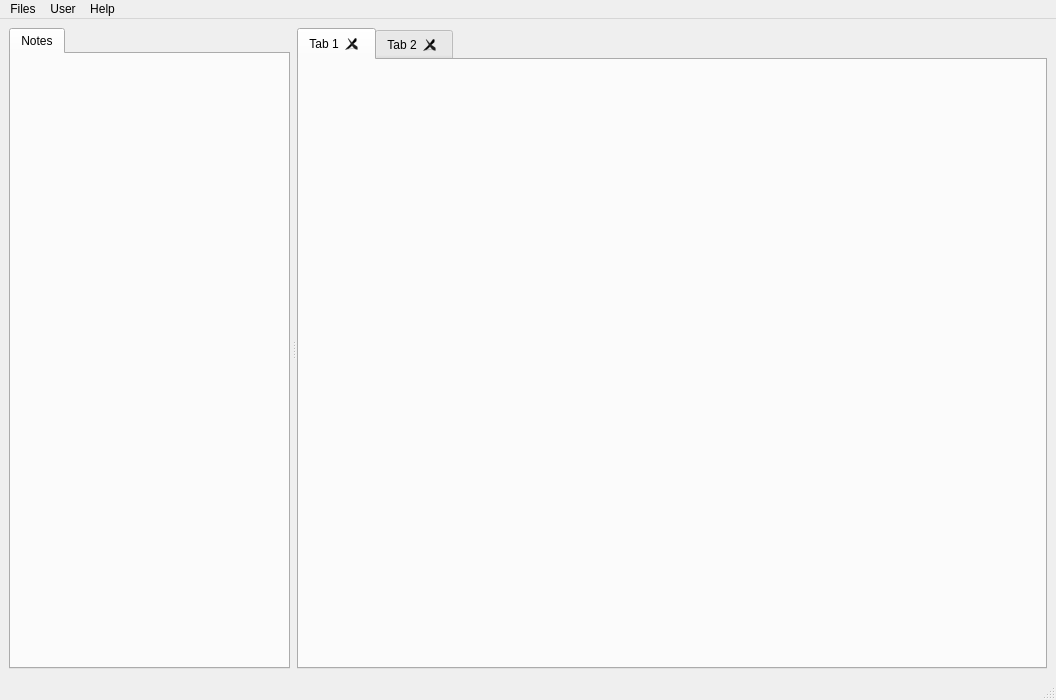
<?xml version="1.0" encoding="UTF-8"?>
<ui version="4.0">
 <class>MainWindow</class>
 <widget class="QMainWindow" name="MainWindow">
  <property name="geometry">
   <rect>
    <x>0</x>
    <y>0</y>
    <width>1056</width>
    <height>700</height>
   </rect>
  </property>
  <property name="windowTitle">
   <string>PDM Notes</string>
  </property>
  <property name="documentMode">
   <bool>false</bool>
  </property>
  <widget class="QWidget" name="centralwidget">
   <layout class="QVBoxLayout" name="verticalLayout">
    <item>
     <widget class="QSplitter" name="splitter">
      <property name="orientation">
       <enum>Qt::Horizontal</enum>
      </property>
      <property name="opaqueResize">
       <bool>true</bool>
      </property>
      <property name="handleWidth">
       <number>7</number>
      </property>
      <widget class="QTabWidget" name="tabWidget_2">
       <property name="accessibleName">
        <string>notes</string>
       </property>
       <property name="currentIndex">
        <number>0</number>
       </property>
       <property name="tabsClosable">
        <bool>false</bool>
       </property>
       <property name="movable">
        <bool>true</bool>
       </property>
       <widget class="QWidget" name="notesListTab">
        <attribute name="title">
         <string>Notes</string>
        </attribute>
       </widget>
      </widget>
      <widget class="QTabWidget" name="tabWidget">
       <property name="tabsClosable">
        <bool>true</bool>
       </property>
       <property name="movable">
        <bool>true</bool>
       </property>
       <widget class="QWidget" name="notesList">
        <attribute name="title">
         <string>Tab 1</string>
        </attribute>
       </widget>
       <widget class="QWidget" name="tab_2">
        <attribute name="title">
         <string>Tab 2</string>
        </attribute>
       </widget>
      </widget>
     </widget>
    </item>
   </layout>
  </widget>
  <widget class="QMenuBar" name="menubar">
   <property name="geometry">
    <rect>
     <x>0</x>
     <y>0</y>
     <width>1056</width>
     <height>22</height>
    </rect>
   </property>
   <widget class="QMenu" name="menuFiles">
    <property name="title">
     <string>Files</string>
    </property>
    <addaction name="actionSave"/>
    <addaction name="separator"/>
    <addaction name="actionSettings"/>
   </widget>
   <widget class="QMenu" name="menuHelp">
    <property name="title">
     <string>Help</string>
    </property>
    <addaction name="actionAbout"/>
    <addaction name="separator"/>
   </widget>
   <widget class="QMenu" name="menuUser">
    <property name="title">
     <string>User</string>
    </property>
    <addaction name="actionAccount"/>
   </widget>
   <addaction name="menuFiles"/>
   <addaction name="menuUser"/>
   <addaction name="menuHelp"/>
  </widget>
  <widget class="QStatusBar" name="statusbar"/>
  <action name="actionAbout">
   <property name="text">
    <string>About</string>
   </property>
  </action>
  <action name="actionSave">
   <property name="icon">
    <iconset theme="document-save">
     <normaloff>.</normaloff>.</iconset>
   </property>
   <property name="text">
    <string>Save</string>
   </property>
   <property name="shortcut">
    <string>Ctrl+S</string>
   </property>
  </action>
  <action name="actionAccount">
   <property name="text">
    <string>Account</string>
   </property>
  </action>
  <action name="actionSettings">
   <property name="text">
    <string>Settings</string>
   </property>
  </action>
 </widget>
 <resources/>
 <connections/>
</ui>
